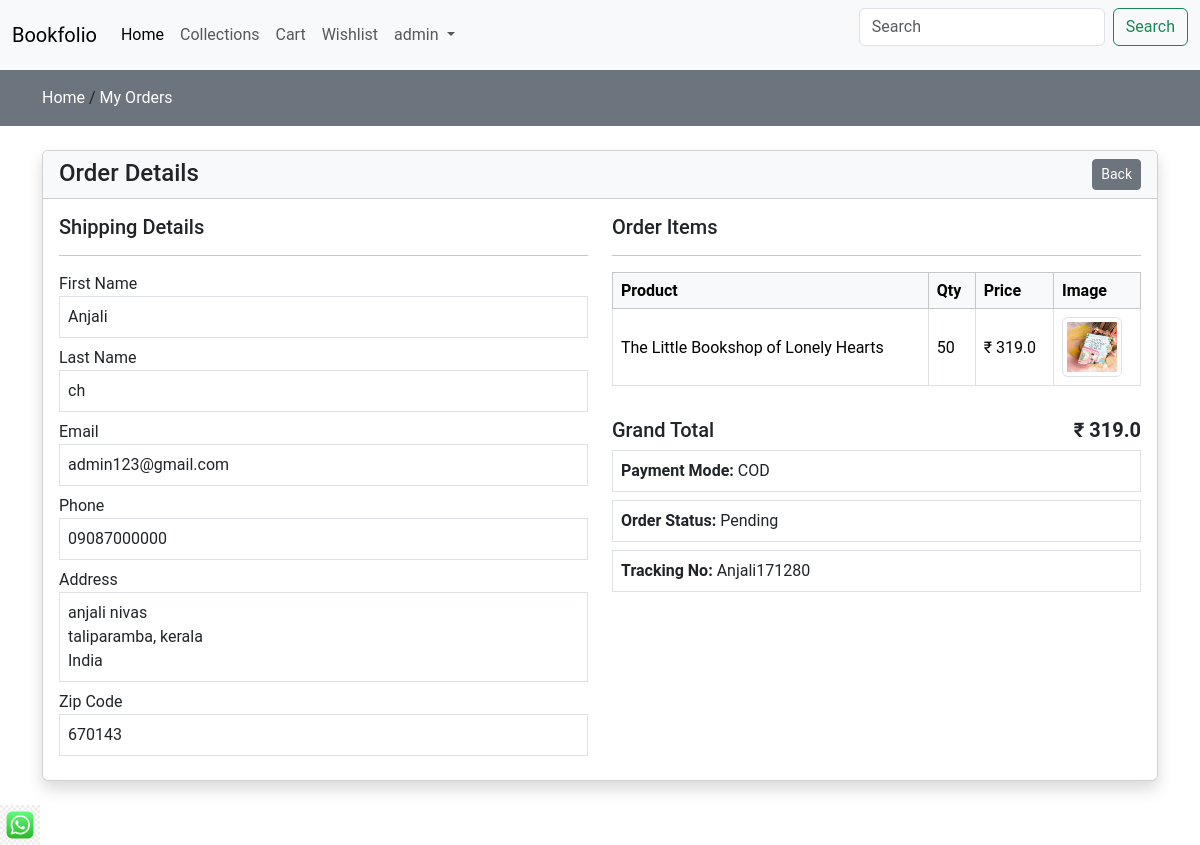
/view-order/Anjali171280/ (signed in), run on the app's committed database.
### store/models.py (models this page shows, shortened)
class Order(models.Model):
    user = models.ForeignKey(User,on_delete=models.CASCADE)
    fname = models.CharField(max_length=100,null=False,blank=False)
    lname = models.CharField(max_length=100,null=False,blank=False)
    email = models.CharField(max_length=100,null=False,blank=False)
    phone = models.CharField(max_length=50,null=False,blank=False)
    address = models.TextField(null=False,blank=False)
    city = models.CharField(max_length=50,null=False,blank=False)
    state = models.CharField(max_length=50,null=False,blank=False)
    country = models.CharField(max_length=50,null=False,blank=False)
    pincode = models.CharField(max_length=50,null=False,blank=False)
    total_price = models.FloatField(null=False,blank=False)
    payment_mode = models.CharField(max_length=50,null=False,blank=False)
    payment_id = models.CharField(max_length=50,null=False,blank=False)
    orderstatus = (
        ("Pending", "Pending"),
        ("Out for delivery", "Out for delivery"),
        ("Completed", "Completed"),
    )
    status = models.CharField(max_length=50,choices=orderstatus,default="Pending")
    message=models.TextField(null=False,blank=False)
    tracking_no = models.CharField(max_length=50,null=False,blank=False)
    created_at = models.DateTimeField(auto_now_add=True)
    updated_at = models.DateTimeField(auto_now=True)

class OrderItem(models.Model):
    order = models.ForeignKey(Order,on_delete=models.CASCADE)
    product = models.ForeignKey(Product,on_delete=models.CASCADE)
    price = models.FloatField(null=False,blank=False)
    quantity = models.IntegerField(null=False,blank=False)

class Product(models.Model):
    category = models.ForeignKey(Category,on_delete=models.CASCADE)
    slug = models.CharField(max_length=50,null=False,blank=False)
    name = models.CharField(max_length=50,null=False,blank=False)
    product_image = models.ImageField(upload_to=get_file_path,null=False,blank=False)
    small_description = models.TextField(max_length=150,null=False,blank=False)
    quantity = models.IntegerField(null=False,blank=False)
    description = models.TextField(max_length=250,null=False,blank=False)
    original_price = models.FloatField(null=False,blank=False)
    selling_price = models.FloatField(null=False,blank=False)
    status = models.BooleanField(default=False,help_text="0=default,1-Hidden")
    trending = models.BooleanField(default=False, help_text="0=default,1-Trending")
    tag=models.CharField(max_length=15,null=False,blank=False)
    meta_title = models.CharField(max_length=100,null=False,blank=False)
    meta_keyword = models.CharField(max_length=100,null=False,blank=False)
    meta_description = models.TextField(max_length=150,null=False,blank=False)
    created_at = models.DateTimeField(auto_now_add=True)

### store/controller/order.py (the view)
# urls.py: path('view-order/<str:t_no>/',order.view_order,name='orderview'),
def view_order(request,t_no):
    order = Order.objects.filter(tracking_no=t_no).filter(user=request.user).first()
    orderitems = OrderItem.objects.filter(order=order)
    context = {'order':order, 'orderitems':orderitems}
    return render(request, 'store/orderitem.html', context)

### store/templates/store/orderitem.html (shortened to what this page needs)
{% extends 'store/layouts/main.html' %}
{% block content %}
<div class="py-3 bg-secondary">
    <div class="container">
        <a class="text-white text-decoration-none" href="{% url 'home' %}">Home</a> /
        <a class="text-white text-decoration-none" href="{% url 'order' %}">My Orders</a>
    </div>
</div>
<div class="container my-4">
    <div class="row">
        <div class="col-md-12">
            <div class="card shadow">
                <div class="card-header bg-light">
                    <h4 class="mb-0">
                        Order Details
                        <a href="{% url 'order' %}" class="btn btn-secondary btn-sm float-end">
                             Back
                        </a>
                    </h4>
                </div>
                <div class="card-body">
                    <div class="row">
                        <div class="col-md-6">
                            <h5>Shipping Details</h5>
                            <hr>
                            <label>First Name</label>
                            <div class="border p-2 mb-2">{{ order.fname }}</div>
                            <label>Last Name</label>
                            <div class="border p-2 mb-2">{{ order.lname }}</div>
                            <label>Email</label>
                            <div class="border p-2 mb-2">{{ order.email }}</div>
                            <label>Phone</label>
                            <div class="border p-2 mb-2">{{ order.phone }}</div>
                            <label>Address</label>
                            <div class="border p-2 mb-2">
                                {{ order.address }}<br>
                                {{ order.city }}, {{ order.state }}<br>
                                {{ order.country }}
                            </div>
                            <label>Zip Code</label>
                            <div class="border p-2 mb-2">{{ order.pincode }}</div>
                        </div>
                        <div class="col-md-6">
                            <h5>Order Items</h5>
                            <hr>
                            <div class="table-responsive">
                                <table class="table table-bordered align-middle">
                                    <thead class="table-light">
                                        <tr>
                                            <th>Product</th>
                                            <th>Qty</th>
                                            <th>Price</th>
                                            <th>Image</th>
                                        </tr>
                                    </thead>
                                    <tbody>
                                        {% for item in orderitems %}
                                        <tr>
                                            <td>{{ item.product.name }}</td>
                                            <td>{{ item.quantity }}</td>
                                            <td>₹ {{ item.price }}</td>
                                            <td>
                                                <img src="{{ item.product.product_image.url }}"
                                                     class="img-thumbnail"
                                                     style="width:60px;height:60px"
                                                     alt="product image">
                                            </td>
                                        </tr>
                                        {% endfor %}
                                    </tbody>
                                </table>
                            </div>
                            <h5 class="mt-3">
                                Grand Total
                                <span class="float-end fw-bold">₹ {{ order.total_price }}</span>
                            </h5>
                            <div class="border p-2 mt-2">
                                <strong>Payment Mode:</strong> {{ order.payment_mode }}
                            </div>
                            <div class="border p-2 mt-2">
                                <strong>Order Status:</strong> {{ order.status }}
                            </div>
                            <div class="border p-2 mt-2">
                                <strong>Tracking No:</strong> {{ order.tracking_no }}
                            </div>
                        </div>
                    </div>
                </div>
            </div>
        </div>
    </div>
</div>
{% endblock %}

### store/templates/store/inc/navbar.html (shortened to what this page needs)
<nav class="navbar navbar-expand-lg navbar-light bg-light">
  <div class="container-fluid">
    <a class="navbar-brand" href="#">Bookfolio</a>
    <div class="collapse navbar-collapse" id="navbarSupportedContent">
      <ul class="navbar-nav me-auto mb-2 mb-lg-0">
        <li class="nav-item">
          <a class="nav-link active" aria-current="page" href= "{% url 'home' %}" >Home</a>
        </li>
        <li class="nav-item">
            <a class="nav-link" href= "{% url 'collections' %}" >Collections</a>
        </li>
          <li class="nav-item">
            <a class="nav-link" href= "{% url 'cart' %}" >Cart</a>
        </li>
            <li class="nav-item">
            <a class="nav-link" href= "{% url 'wishlist' %}" >Wishlist</a>
        </li>
          {% if request.user.is_authenticated %}
        <li class="nav-item dropdown">
          <a class="nav-link dropdown-toggle" href="#" id="navbarDropdown" role="button" data-bs-toggle="dropdown" aria-expanded="false">
             {{ request.user.username }}
          </a>
        </li>
          {% endif %}
      </ul>
      <form class="d-flex">
        <input class="form-control me-2" type="search" placeholder="Search" aria-label="Search">
        <button class="btn btn-outline-success" type="submit">Search</button>
      </form>
    </div>
  </div>
</nav>

### store/templates/store/layouts/main.html (style rules this page uses)
* { font-family:'Roboto', sans-serif; }
a { text-decoration:none; color:black; }

### data on the page
Order: fname "Anjali", lname "ch", email "admin123@gmail.com", phone "09087000000", address "anjali nivas", city "taliparamba", state "kerala", country "India", pincode "670143", total_price "319.0", payment_mode "COD", status "Pending", tracking_no "Anjali171280"
OrderItem: product.name "The Little Bookshop of Lonely Hearts", quantity "50", price "319.0", product.product_image (picture)

### other printed values
{{ request.user.username }} "admin"
